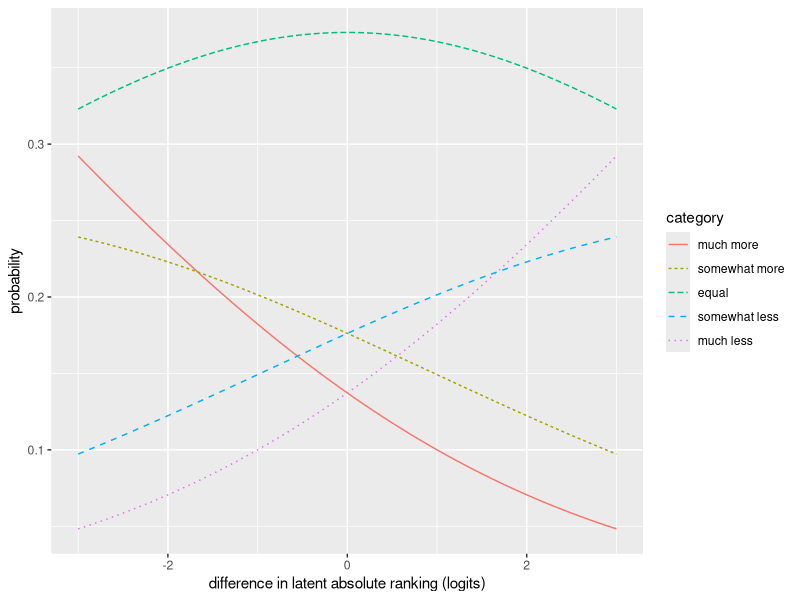

Here is the R script that generated this plot:
library(ggplot2)

th <- c(-.75,.5)
alpha <- .15

softmax <- function(v) {
    exp(v) / sum(exp(v))
}
tdiff <- seq(-3,3,.1)
gr <- expand.grid(tdiff=tdiff, category=c("much more","somewhat more", 'equal',
                  "somewhat less", "much less"), p=NA)
gg <- matrix(c(0,
               -(th[1] + th[2]),
               -th[1],
               th[1],
               th[1] + th[2]), ncol=5, nrow=length(tdiff), byrow=TRUE)
gg[,2:5] <- gg[,2:5] + alpha * tdiff
gg <- t(apply(gg, 1, cumsum))
gg <- t(apply(gg, 1, softmax))
for (lev in 1:length(levels(gr$category))) {
    gr[gr$category == levels(gr$category)[lev],'p'] <- gg[,lev]
}
ggplot(gr) + geom_line(aes(x=tdiff,y=p,color=category,linetype=category)) +
    xlab("difference in latent absolute ranking (logits)") + ylab("probability")
